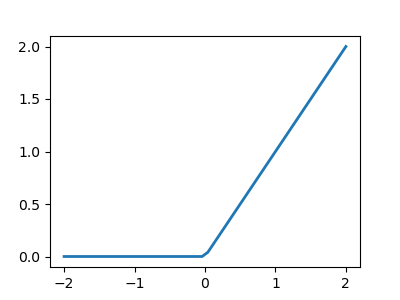

The script that saved this image:
import numpy as np
import matplotlib.pyplot as plt

t = np.linspace(-2, 2)

plt.figure(figsize=(4, 3))
plt.plot(t, np.maximum(t, 0), linewidth=2)
plt.savefig("relu.png")
